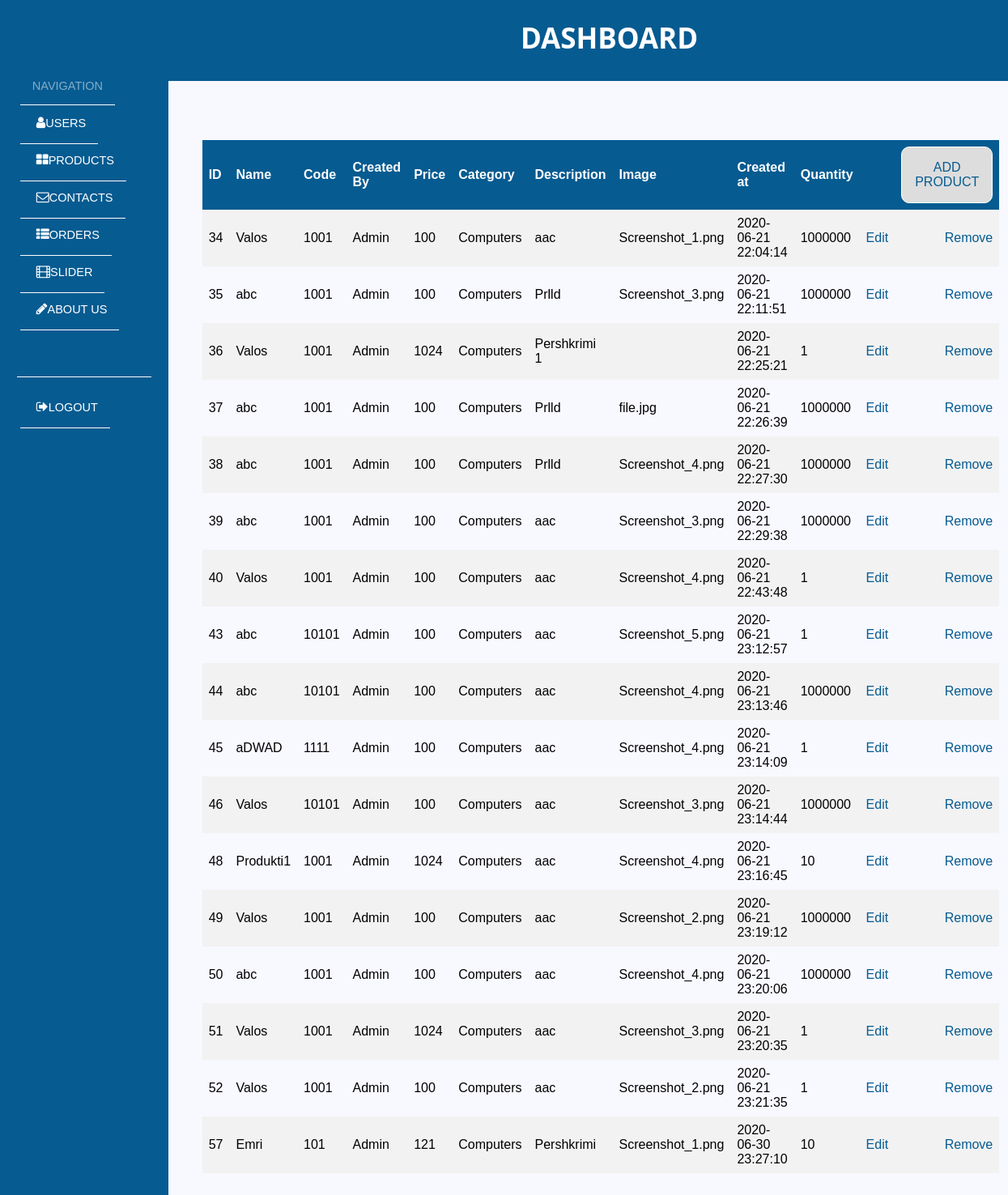
Page /backend/products.php (signed in) on the committed database.
### tables this page shows
CREATE TABLE `products` (
  `id` int(11) NOT NULL,
  `category_id` int(11) DEFAULT NULL,
  `name` varchar(255) DEFAULT NULL,
  `price` double DEFAULT NULL,
  `code` int(11) DEFAULT NULL,
  `description` varchar(255) DEFAULT NULL,
  `quantity` int(11) DEFAULT NULL,
  `created_by` int(11) DEFAULT NULL,
  `image` varchar(255) DEFAULT NULL,
  `created_at` datetime DEFAULT current_timestamp()
);

CREATE TABLE `users` (
  `id` int(11) NOT NULL,
  `name` varchar(255) NOT NULL,
  `email` varchar(255) NOT NULL,
  `password` varchar(255) NOT NULL,
  `city` varchar(255) DEFAULT NULL,
  `gender` varchar(10) DEFAULT NULL,
  `is_superadmin` tinyint(4) NOT NULL DEFAULT 0,
  `created_at` date DEFAULT current_timestamp()
);

CREATE TABLE `categories` (
  `id` int(11) NOT NULL,
  `name` varchar(255) NOT NULL
);

### backend/controllers/ProductController.php (called while the page is built, shortened)
<?php
class ProductController
{
    protected $database;
    public function __construct()
    {
        $this->database = new Database;
    }
    public function all()
    {
        $query = $this->database->pdo->query('SELECT p.id as id, p.name as name, p.code as code, u.name as username,p.price as price, c.name as category, p.description as description, p.created_at as created_at, p.quantity as quantity,
        p.image as image FROM products p JOIN categories c on p.category_id= c.id JOIN users u on p.created_by = u.id');
        return $query->fetchAll();
    }
}
?>

### backend/core/Database.php (called while the page is built, shortened)
<?php
class Database
{
    public function __construct()
    {
        $host = "localhost";
        $user = "root";
        $password = "";
        $db_name = "flex-furniture-1";
        try{
            $link = new PDO("mysql:host=$host;dbname=$db_name",$user,$password);
            $this->pdo = $link;
        }catch(PDOException $e) {
            die('DIE'. $e->getMessage());
        }
    }
}
?>

### backend/products.php (the view, shortened to what this page needs)
<?php
require './controllers/ProductController.php';
$product = new ProductController;
$products = $product->all();
?>
<!DOCTYPE html>
<html lang="en">
<head>
    <link rel="stylesheet" type="text/css" media="screen" href="../css/admin.css">
    <link rel="stylesheet" href="https://cdnjs.cloudflare.com/ajax/libs/font-awesome/4.7.0/css/font-awesome.min.css">
</head>
<body>
<div class="dashboard-wrapper">
    <?php include 'inc/sidebar.php' ?>
    <div id="dashboard-container">
        <div class="content-title">
            <h1 class="page-title"><a href="users.php">Dashboard</a></h1>
        </div>
        <div class="main-content">
            <table class="table">
                <tr class="table-head">
                    <th>ID</th>
                    <th>Name</th>
                    <th>Code</th>
                    <th>Created By</th>
                    <th>Price</th>
                    <th>Category</th>
                    <th>Description</th>
                    <th>Image</th>
                    <th>Created at</th>
                    <th>Quantity</th>
                    <th></th>
                    <th>
                        <button id="myBtn" class="button1" style="float:right;">ADD PRODUCT</button>
                    </th>
                </tr>
                <?php foreach ($products as $product) : ?>
                    <tr>
                        <td><?php echo $product['id'] ?></td>
                        <td><?php echo $product['name'] ?></td>
                        <td><?php echo $product['code'] ?></td>
                        <td><?php echo $product['username'] ?></td>
                        <td><?php echo $product['price'] ?></td>
                        <td><?php echo $product['category'] ?></td>
                        <td><?php echo $product['description'] ?></td>
                        <td><?php echo $product['image'] ?> </td>
                        <td><?php echo $product['created_at'] ?></td>
                        <td><?php echo $product['quantity'] ?></td>
                        <td><a href="controllers/edit-product.php?id=<?php echo $product['id'] ?>" style="float: right">Edit</a>
                        </td>
                        <td><a href="controllers/functions/delete-product.php?id=<?php echo $product['id'] ?>"
                               style="float:right">Remove</a></td>
                    </tr>
                <?php endforeach ?>
            </table>
        </div>
    </div>
</div>
</body>
</html>

### css/admin.css (style rules this page uses)
* { box-sizing: border-box; }
body { height: 100%; width: 100%; font-family: Verdana, Geneva, Tahoma, sans-serif; margin: 0; padding: 0; background-color: ghostwhite; display: flex; flex-direction: column; flex-wrap: wrap; }
#dashboard-container { display: flex; flex-direction: column; justify-content: flex-start; width: 100%; height: auto; }
.dashboard-wrapper { margin: 0; display: flex; min-height: 100%; }
.content-title { width: 100%; height: 100px; background-color: #065b91; }
.page-title { font-family: 'Open Sans', sans-serif; font-size: 35px; text-transform: uppercase; padding-left: 5%; text-align: center; }
.page-title a { text-decoration: none; color: #ffff; }
.main-content { width: 100%; min-height: 630px; padding-bottom: 10%; }
.table { border-collapse: collapse; border-spacing: 0; width: 94%; margin-top: 7%; margin-left: 4%; }
.table th, td { text-align: left; padding: 8px; }
.table td a { text-decoration: none; color: #065b91; }
.table tr { height: 50px; }
.table tr:nth-child(even) { background-color: #f2f2f2; }
.table-head { color: #fff; height: 60px; background-color: #065b91; }
.button1 { background-color: #dddddd; float: right; border: none; color: #065b91; padding: 16px 16px; text-align: center; text-decoration: none; font-size: 16px; cursor: pointer; border: 1px solid white; border-radius: 10px; }

### rows in the picture
products: id "34", name "Valos", code "1001", created_by.name "Admin", price "100", category.name "Computers", description "aac", image "Screenshot_1.png", created_at "2020-06-21 22:04:14", quantity "1000000"
products: id "35", name "abc", code "1001", created_by.name "Admin", price "100", category.name "Computers", description "Prlld", image "Screenshot_3.png", created_at "2020-06-21 22:11:51", quantity "1000000"
products: id "36", name "Valos", code "1001", created_by.name "Admin", price "1024", category.name "Computers", description "Pershkrimi 1", created_at "2020-06-21 22:25:21", quantity "1"
products: id "37", name "abc", code "1001", created_by.name "Admin", price "100", category.name "Computers", description "Prlld", image "file.jpg", created_at "2020-06-21 22:26:39", quantity "1000000"
products: id "38", name "abc", code "1001", created_by.name "Admin", price "100", category.name "Computers", description "Prlld", image "Screenshot_4.png", created_at "2020-06-21 22:27:30", quantity "1000000"
products: id "39", name "abc", code "1001", created_by.name "Admin", price "100", category.name "Computers", description "aac", image "Screenshot_3.png", created_at "2020-06-21 22:29:38", quantity "1000000"
products: id "40", name "Valos", code "1001", created_by.name "Admin", price "100", category.name "Computers", description "aac", image "Screenshot_4.png", created_at "2020-06-21 22:43:48", quantity "1"
products: id "43", name "abc", code "10101", created_by.name "Admin", price "100", category.name "Computers", description "aac", image "Screenshot_5.png", created_at "2020-06-21 23:12:57", quantity "1"
products: id "44", name "abc", code "10101", created_by.name "Admin", price "100", category.name "Computers", description "aac", image "Screenshot_4.png", created_at "2020-06-21 23:13:46", quantity "1000000"
products: id "45", name "aDWAD", code "1111", created_by.name "Admin", price "100", category.name "Computers", description "aac", image "Screenshot_4.png", created_at "2020-06-21 23:14:09", quantity "1"
products: id "46", name "Valos", code "10101", created_by.name "Admin", price "100", category.name "Computers", description "aac", image "Screenshot_3.png", created_at "2020-06-21 23:14:44", quantity "1000000"
products: id "48", name "Produkti1", code "1001", created_by.name "Admin", price "1024", category.name "Computers", description "aac", image "Screenshot_4.png", created_at "2020-06-21 23:16:45", quantity "10"
products: id "49", name "Valos", code "1001", created_by.name "Admin", price "100", category.name "Computers", description "aac", image "Screenshot_2.png", created_at "2020-06-21 23:19:12", quantity "1000000"
products: id "50", name "abc", code "1001", created_by.name "Admin", price "100", category.name "Computers", description "aac", image "Screenshot_4.png", created_at "2020-06-21 23:20:06", quantity "1000000"
products: id "51", name "Valos", code "1001", created_by.name "Admin", price "1024", category.name "Computers", description "aac", image "Screenshot_3.png", created_at "2020-06-21 23:20:35", quantity "1"
products: id "52", name "Valos", code "1001", created_by.name "Admin", price "100", category.name "Computers", description "aac", image "Screenshot_2.png", created_at "2020-06-21 23:21:35", quantity "1"
products: id "57", name "Emri", code "101", created_by.name "Admin", price "121", category.name "Computers", description "Pershkrimi", image "Screenshot_1.png", created_at "2020-06-30 23:27:10", quantity "10"
